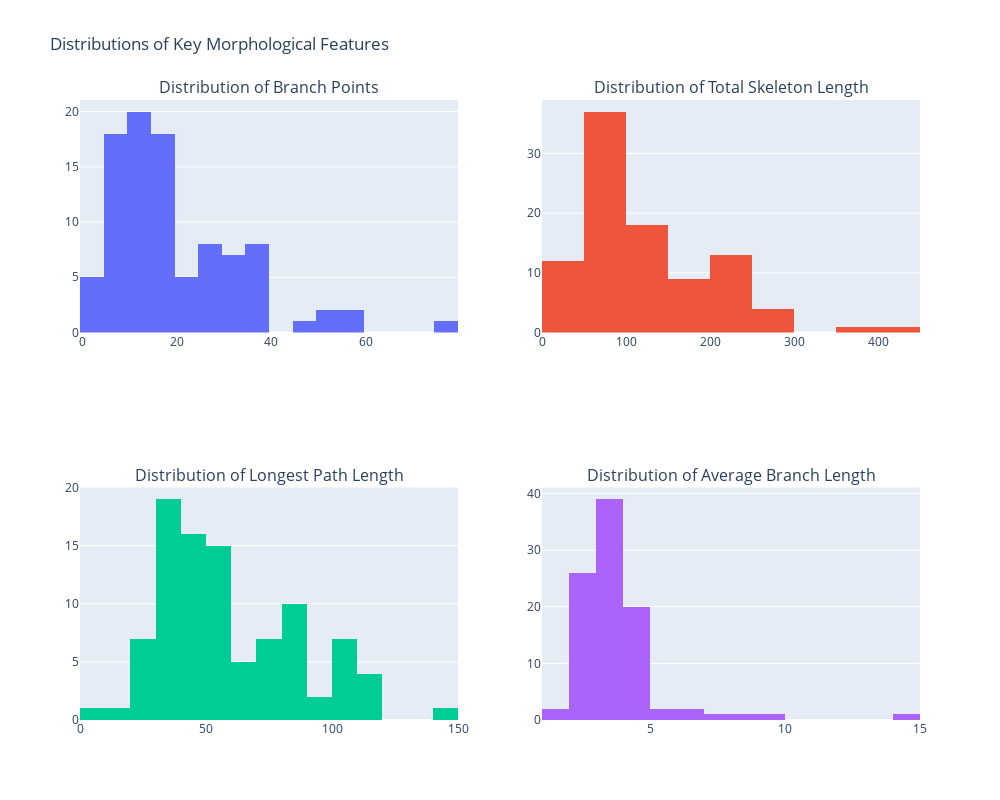
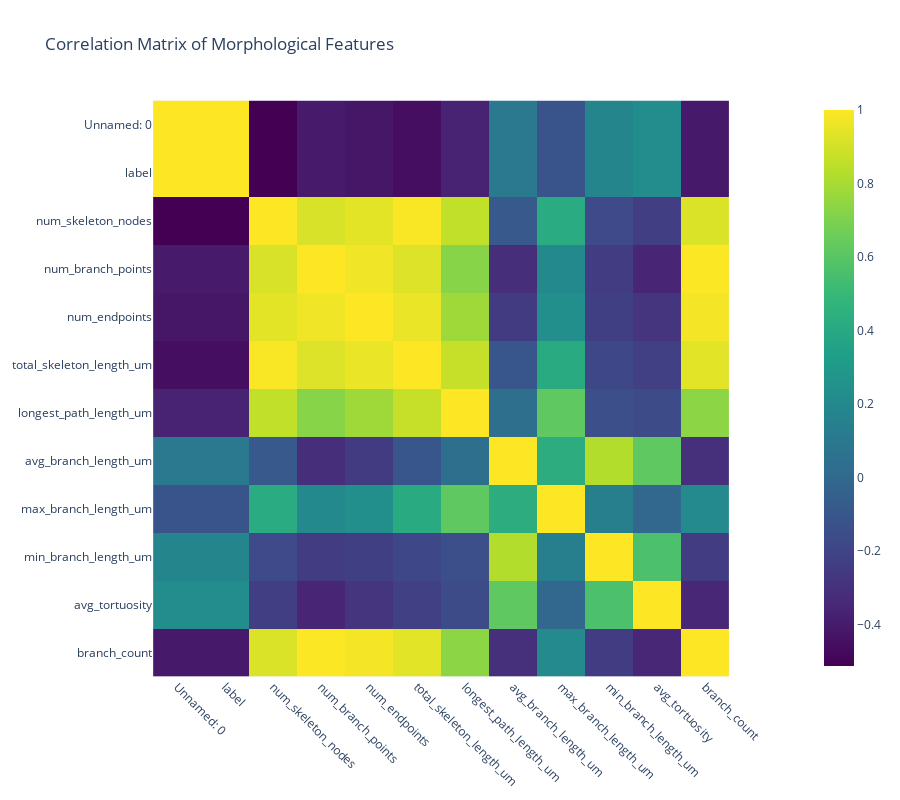
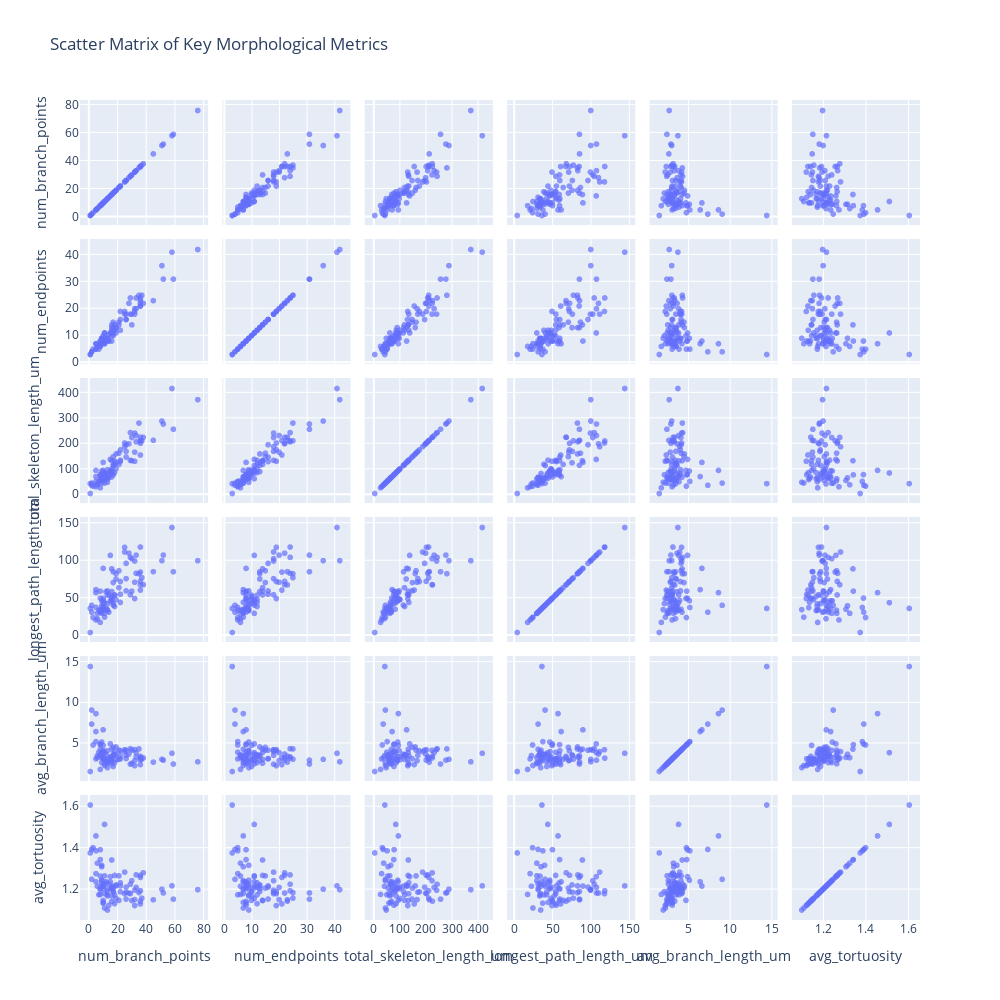
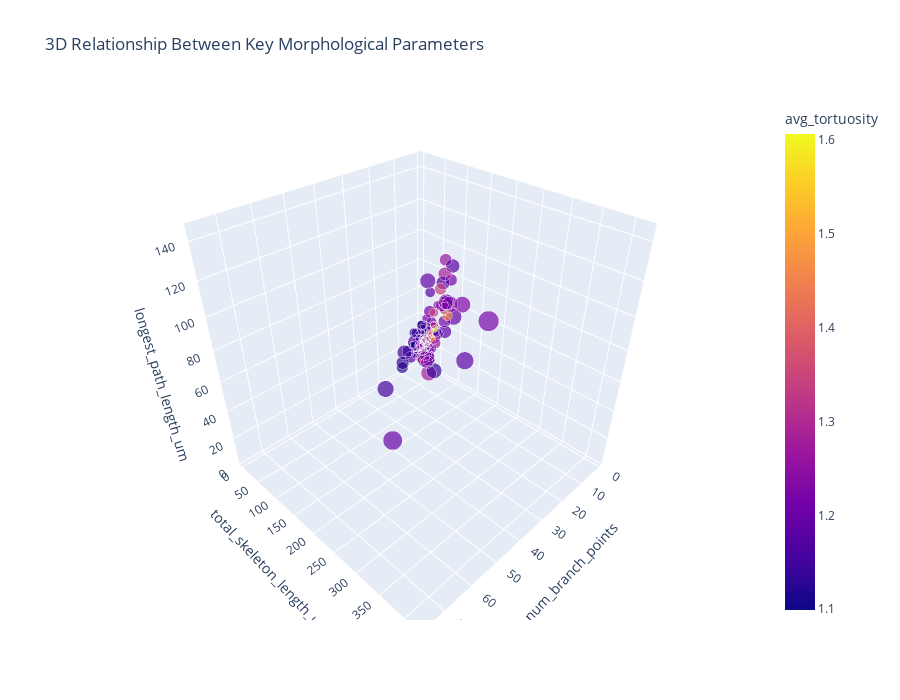

The notebook cell these images were saved under, in order:
### Code cell
fig, stats = explore_microglia_data(df)
fig.show()

fig, corr_matrix = correlation_analysis(df)
fig.show()

fig = visualize_relationships(df)
fig.show()

fig = create_3d_scatter(df)
fig.show()

fig = analyze_cell_clusters(df)
fig.show()
